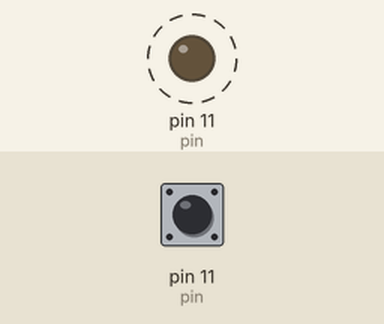
This program was run on a simulated Raspberry Pi (header pin numbers). Parts: output pins drawn as LEDs (lit = HIGH). Dashed ring = blinking. The test bench sets the inputs (shaded band); at power-on: pin 11 (pin) HIGH. The interpreter's speed is modelled, so counts of loop turns are approximate; what the program prints to the terminal is not drawn.

Above: at 1.1 s.
Timing chart, 0 to 5.0 s (numbered marks = the images above):
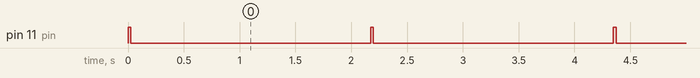

The program:

temp-humidity-SENSORDESTROYED.py
```python
import RPi.GPIO as GPIO
import time
import sys

def bin2dec(string_num):
    return str(int(string_num, 2))

data = []
effectiveData = []
bits_min=999;
bits_max=0;
HumidityBit = ""
TemperatureBit = ""
crc = ""
crc_OK = False;
Humidity = 0
Temperature = 0


pin=11


GPIO.setmode(GPIO.BOARD)


def pullData():
#{{{ Pull data from GPIO
    global data
    global effectiveData
    global pin

    data = []
    effectiveData = []

    GPIO.setup(pin,GPIO.OUT)
    GPIO.output(pin,GPIO.HIGH)
    time.sleep(0.025)
    GPIO.output(pin,GPIO.LOW)
    time.sleep(0.14)

    GPIO.setup(pin, GPIO.IN, pull_up_down=GPIO.PUD_UP)

    for i in range(0,1000):
        data.append(GPIO.input(pin))

    """
    for i in range(0,len(data)):
        print "%d" % data[i],
    print
    """

#}}}


def analyzeData():
#{{{ Analyze data

#{{{ Add HI (2x8)x3 bits to array

    seek=0;
    bits_min=9999;
    bits_max=0;

    global HumidityBit
    global TemperatureBit
    global crc
    global Humidity
    global Temperature

    HumidityBit = ""
    TemperatureBit = ""
    crc = ""

    """
    Snip off the first bit - it simply says "Hello, I got your request, will send you temperature and humidity information along with checksum shortly"
    """
    while(seek < len(data) and data[seek] == 0):
        seek+=1;

    while(seek < len(data) and data[seek] == 1):
         seek+=1;

    """
    Extract all HIGH bits' blocks. Add each block as separate item in data[]
    """
    for i in range(0, 40):

        buffer = "";

        while(seek < len(data) and data[seek] == 0):
            seek+=1;


        while(seek < len(data) and data[seek] == 1):
            seek+=1;
            buffer += "1";

        """
        Find the longest and the shortest block of HIGHs. Average of those two will distinct whether block represents '0' (shorter than avg) or '1' (longer than avg)
        """

        if (len(buffer) < bits_min):
            bits_min = len(buffer)

        if (len(buffer) > bits_max):
            bits_max = len(buffer)

        effectiveData.append(buffer);
        #print "%s " % buffer

#}}}


#{{{ Make effectiveData smaller

    """
    Replace blocks of HIs with either '1' or '0' depending on block length
    """
    for i in range(0, len(effectiveData)):
        if (len(effectiveData[i]) < ((bits_max + bits_min)/2)):
            effectiveData[i] = "0";
        else:
            effectiveData[i] = "1";

        #print "%s " % effectiveData[i],
   # print


#}}}


#{{{ Extract Humidity and Temperature values

    for i in range(0, 8):
        HumidityBit += str(effectiveData[i]);

    for i in range(16, 24):
        TemperatureBit += str(effectiveData[i]);


    for i in range(32, 40):
        crc += str(effectiveData[i]);

    Humidity = bin2dec(HumidityBit)
    Temperature = bin2dec(TemperatureBit)

    print "HumidityBit=%s, TemperatureBit=%s, crc=%s" % (HumidityBit, TemperatureBit, crc)

#}}}

#}}}


#{{{ Check CRC
def isDataValid():

    global Humidity
    global Temperature
    global crc

    #print "isDataValid(): H=%d, T=%d, crc=%d"% (int(Humidity), int(Temperature), int(bin2dec(crc)))
    if int(Humidity) + int(Temperature) == int(bin2dec(crc)):
        return True;
    else:
        return False;
#}}}


#{{{ Print data
def printData():
   global Humidity
   global Temperature

   print "H: "+Humidity
   print "T: "+Temperature
#}}}


#{{{ Main loop

while (not crc_OK):
    pullData();
    analyzeData();
    if (isDataValid()):
        crc_OK=True;
        print "\r",
        printData();
    else:
        sys.stderr.write(".")
        time.sleep(2);
#}}}
0
```

Measured:
- by itself, pin 11 (pin): alternates HIGH for 0.03 s and LOW for 2.1 s
